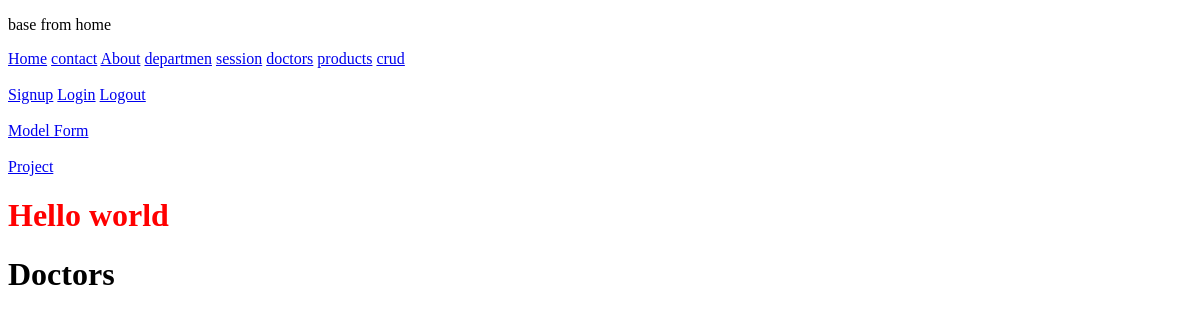
Before: /doctors (signed in) with the older database file.
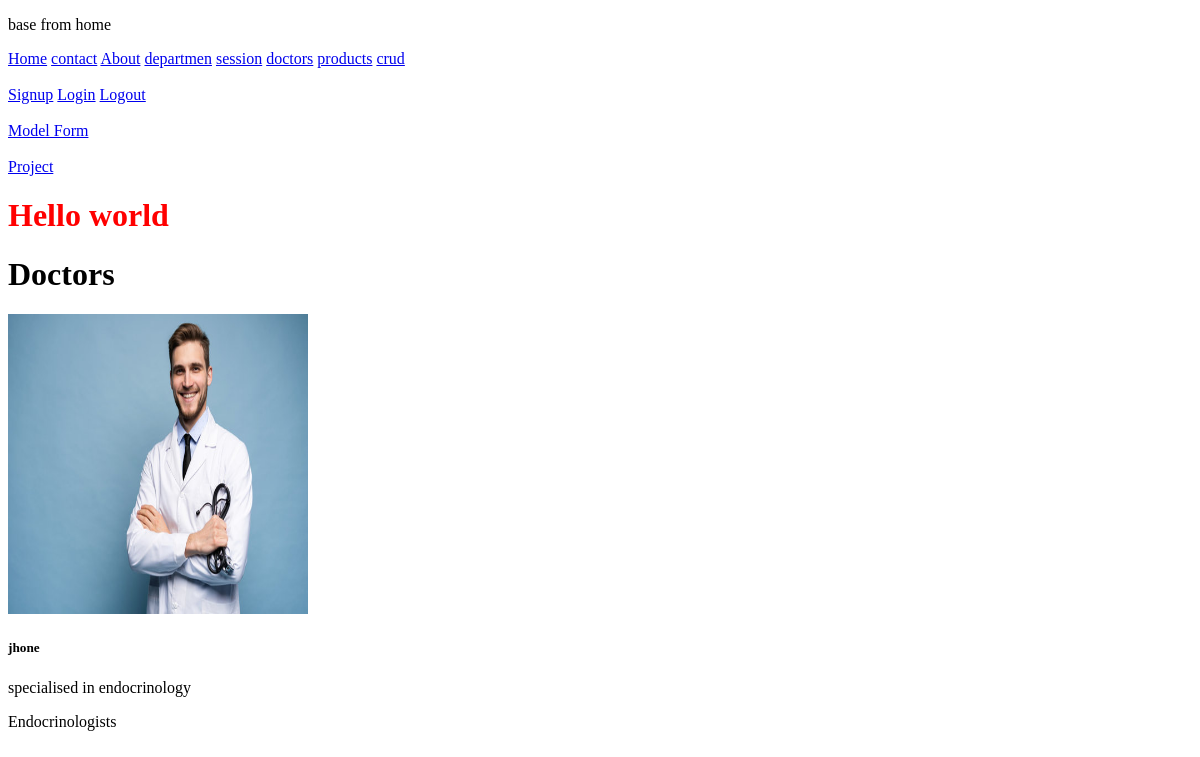
After: the same page with the newer database file.
### home/models.py (models this page shows)
class Doctors(models.Model):
    doc_name = models.CharField(max_length=255)
    doc_spec = models.CharField(max_length=255)
    dep_name = models.ForeignKey(Departments, on_delete=models.CASCADE)
    doc_image = models.ImageField(upload_to='doctors')

class Departments(models.Model):
    dep_name = models.CharField(max_length=100)
    dep_description = models.TextField()
    def __str__(self):
        return self.dep_name

### home/views.py (the view)
# urls.py: path('doctors',views.doctors,name="doctors"),
@login_required(login_url='login')
def doctors(request):
    dict_docs = {
        "doctors" : Doctors.objects.all()
    }
    return render(request, 'doctors.html',dict_docs)

### Templates/doctors.html
{% extends 'Base.html' %}
{% block body %}
<h1>Doctors</h1>
{% for i in doctors%}
<div class="card" style="width: 18rem;">
    <img style="width: 300px;height: 300px;" class="card-img-top" src="{{i.doc_image.url}}" alt="Card image cap">
    <div class="card-body">
      <h5 class="card-title">{{i.doc_name}}</h5>
      <p class="card-text">{{i.doc_spec}}</p>
      <p class="card-text">{{i.dep_name}}</p>
    </div>
  </div>
{% endfor %}
{% endblock %}

Changed rows visible on the page:
added Doctors: doc_image (picture), doc_name "jhone", doc_spec "specialised in endocrinology", dep_name "Endocrinologists"
